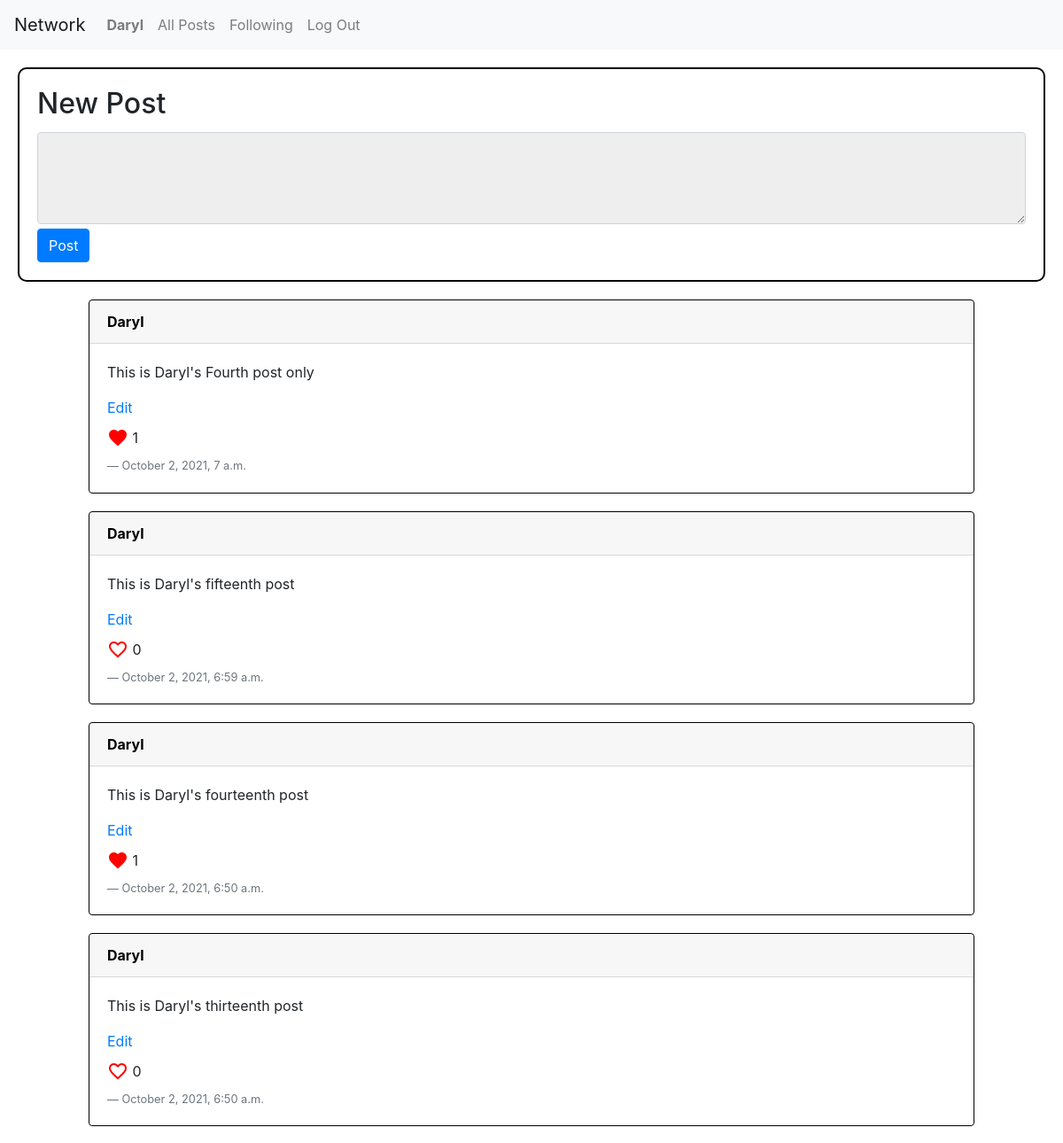
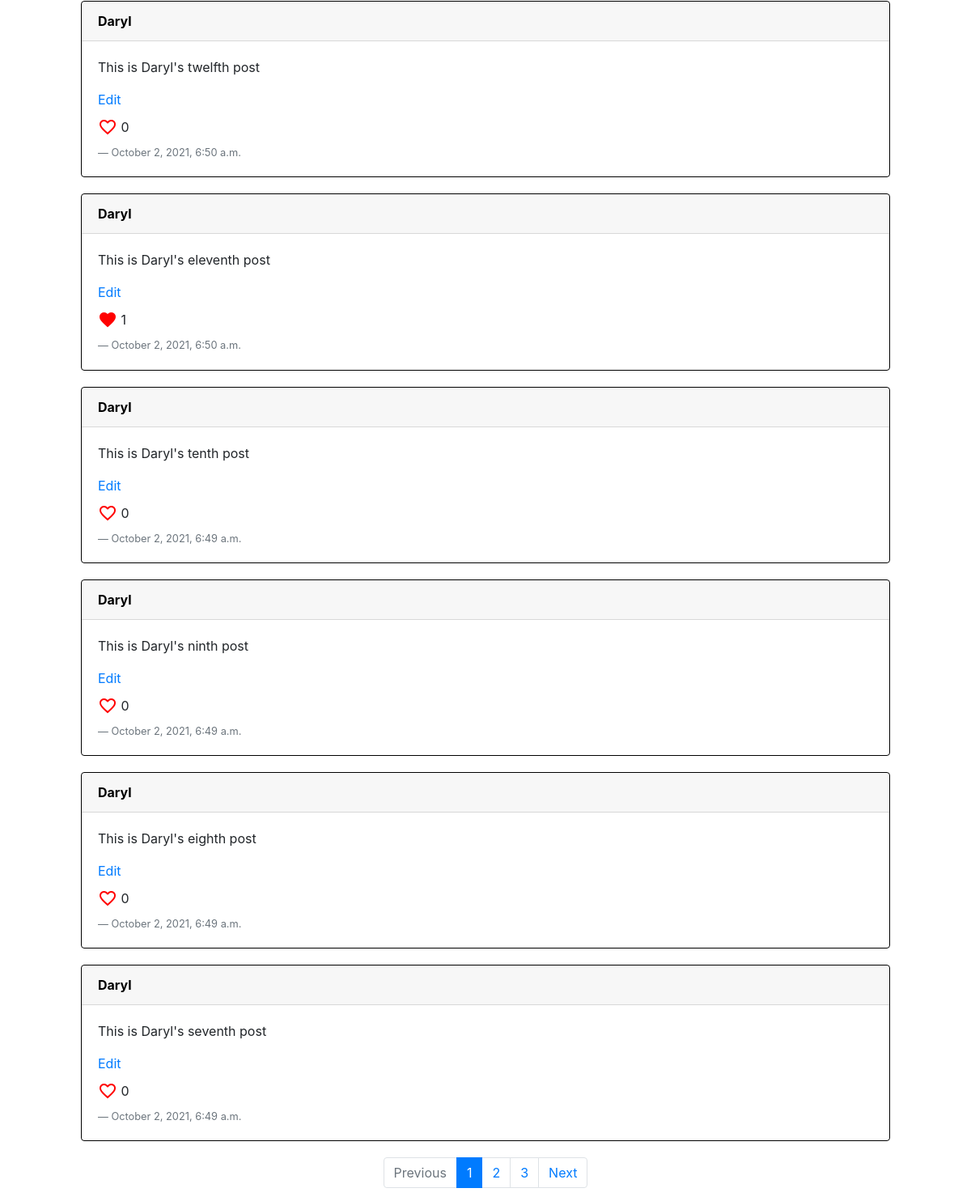
/ (signed in), run on the app's committed database (2 pictures, top to bottom).
### network/models.py (models this page shows, shortened)
class User(AbstractUser):
    like = models.ManyToManyField('Post', blank=True, related_name='likes')
    following = models.ManyToManyField('User', blank=True, related_name='followers')

class Post(models.Model):
    content = models.CharField(max_length=1000)
    user = models.ForeignKey(User, on_delete=CASCADE, related_name='posts')
    timestamp = models.DateTimeField(auto_now=True)

### network/views.py (the view)
# urls.py: path("", views.index, name="index"),
def index(request):
    posts = Post.objects.all().order_by("-timestamp")
    posts = Paginator(posts, CONTENT_PER_PAGE)
    page_num = request.GET.get('page')
    page_obj = posts.get_page(page_num)
    return render(request, "network/index.html", {'page_obj': page_obj})

### network/templates/network/index.html (shortened to what this page needs)
{% extends "network/layout.html" %}
{% block body %}
    {% if user.is_authenticated %}
        <div id="newpost-view">
            <h2>New Post</h2>
            <form id="newpost-form">
                <textarea name="" class="form-control" id="newpost-form-text" rows="3" required></textarea>
                <input type="submit" class="btn btn-primary" id="newpost-form-post" value="Post">
            </form>
        </div>
    {% endif %}
    {% if page_obj %}
        {% include 'network/postList.html' %}
    {% endif %}
{% endblock %}

### network/templates/network/layout.html (shortened to what this page needs)
{% load static %}
<!DOCTYPE html>
<html lang="en">
    <head>
        <link rel="stylesheet" href="https://stackpath.bootstrapcdn.com/bootstrap/4.4.1/css/bootstrap.min.css">
        <link href="{% static 'network/styles.css' %}" rel="stylesheet">
    </head>
    <body>
        <nav class="navbar navbar-expand-lg navbar-light bg-light">
            <a class="navbar-brand" href="{% url 'index' %}">Network</a>
            <div>
              <ul class="navbar-nav mr-auto">
                {% if user.is_authenticated %}
                    <li class="nav-item">
                        <a class="nav-link" id="profile" href="{% url 'profile' user %}"><strong>{{ user.username }}</strong></a>
                    </li>
                {% endif %}
                <li class="nav-item">
                  <a class="nav-link" id="all" href="{% url 'index' %}">All Posts</a>
                </li>
                {% if user.is_authenticated %}
                    <li class="nav-item">
                        <a class="nav-link" id="following" href="{% url 'follow' %}">Following</a>
                    </li>
                    <li class="nav-item">
                        <a class="nav-link" href="{% url 'logout' %}">Log Out</a>
                    </li>
                {% endif %}
              </ul>
            </div>
          </nav>
        <div class="body">
            {% block body %}
            {% endblock %}
        </div>
    </body>
</html>

### network/templates/network/postList.html (shortened to what this page needs)
<div id="postList-view">
    <div class="post-container">
        {% for post in page_obj.object_list %}
            <div class="card post-object">
                <a class="card-header post-user" href="{% url 'profile' post.user %}"><strong>{{ post.user }}</strong></a>
                <div class="card-body post-lower">
                    <div class="post-edit-edited">
                        <div class="post-content-edit-div">
                            <p class="post-content card-text">{{ post.content }}</p>
                            {% if post.user == user %}
                                <a class="post-edit-button" href="#" data-id="{{ post.id }}">Edit</a>
                            {% endif %}
                        </div>
                    </div>
                    <div class="post-likes">
                        <span class="material-icons like-button" style="color: red;" data-info="{{ post.id }}">
                        </span>&nbsp;
                        <span class="post-likes-num" id="{{ post.id }}">{{ post.likes.count }}</span>
                    </div>
                    <p class="post-timestamp blockquote-footer">{{ post.timestamp| date:"F j, Y, P" }}</p>
                </div>
            </div>
        {% endfor %}
    </div>
    <nav aria-label="Page navigation example">
        <ul class="pagination justify-content-center">
            {% if page_obj.has_previous %}
                <li class="page-item"><a class="page-link" href="?page={{ page_obj.previous_page_number }}">Previous</a></li>
            {% elif not page_obj.has_previous %}
                <li class="page-item disabled"><a class="page-link" tabindex="-1" aria-disabled="true">Previous</a></li>
            {% endif %}
            {% for p in page_obj.paginator.page_range %}
                {% if p == page_obj.number %}
                    <li class="page-item active" aria-current="page"><span class="page-link">{{ p }}</span></li>
                {% else %}
                    <li class="page-item"><a class="page-link" href="?page={{ p }}">{{ p }}</a></li>
                {% endif %}
            {% endfor %}
            {% if page_obj.has_next %}
                <li class="page-item"><a class="page-link" href="?page={{ page_obj.next_page_number }}">Next</a></li>
            {% elif not page_obj.has_next %}
                <li class="page-item disabled"><a class="page-link" tabindex="-1" aria-disabled="true">Next</a></li>
            {% endif %}
        </ul>
    </nav>
</div>

### network/static/network/styles.css (style rules this page uses)
#newpost-view { border: 2px solid black; margin: 20px; border-radius: 10px; padding: 20px; }
#newpost-form { display: grid; grid-template-rows: 3fr 1fr; }
#newpost-form-text { margin: 5px 0; background-color: #eee; }
#newpost-form-post { width: max-content; }
.post-object { border: 1px solid black; margin: 20px 100px; }
.post-likes { display: flex; align-items: center; margin: 10px 0; }
.post-timestamp { margin: 0; }
.post-user { color: black; }

### data on the page
User: username "Daryl"
Post: user "Daryl", content "This is Daryl's Fourth post only", likes.count "1", timestamp "October 2, 2021, 7 a.m."
Post: user "Daryl", content "This is Daryl's fifteenth post", likes.count "0", timestamp "October 2, 2021, 6:59 a.m."
Post: user "Daryl", content "This is Daryl's fourteenth post", likes.count "1", timestamp "October 2, 2021, 6:50 a.m."
Post: user "Daryl", content "This is Daryl's thirteenth post", likes.count "0", timestamp "October 2, 2021, 6:50 a.m."
Post: user "Daryl", content "This is Daryl's twelfth post", likes.count "0", timestamp "October 2, 2021, 6:50 a.m."
Post: user "Daryl", content "This is Daryl's eleventh post", likes.count "1", timestamp "October 2, 2021, 6:50 a.m."
Post: user "Daryl", content "This is Daryl's tenth post", likes.count "0", timestamp "October 2, 2021, 6:49 a.m."
Post: user "Daryl", content "This is Daryl's ninth post", likes.count "0", timestamp "October 2, 2021, 6:49 a.m."
Post: user "Daryl", content "This is Daryl's eighth post", likes.count "0", timestamp "October 2, 2021, 6:49 a.m."
Post: user "Daryl", content "This is Daryl's seventh post", likes.count "0", timestamp "October 2, 2021, 6:49 a.m."

### other printed values
{{ p }} "1"
{{ p }} "2" "3"
